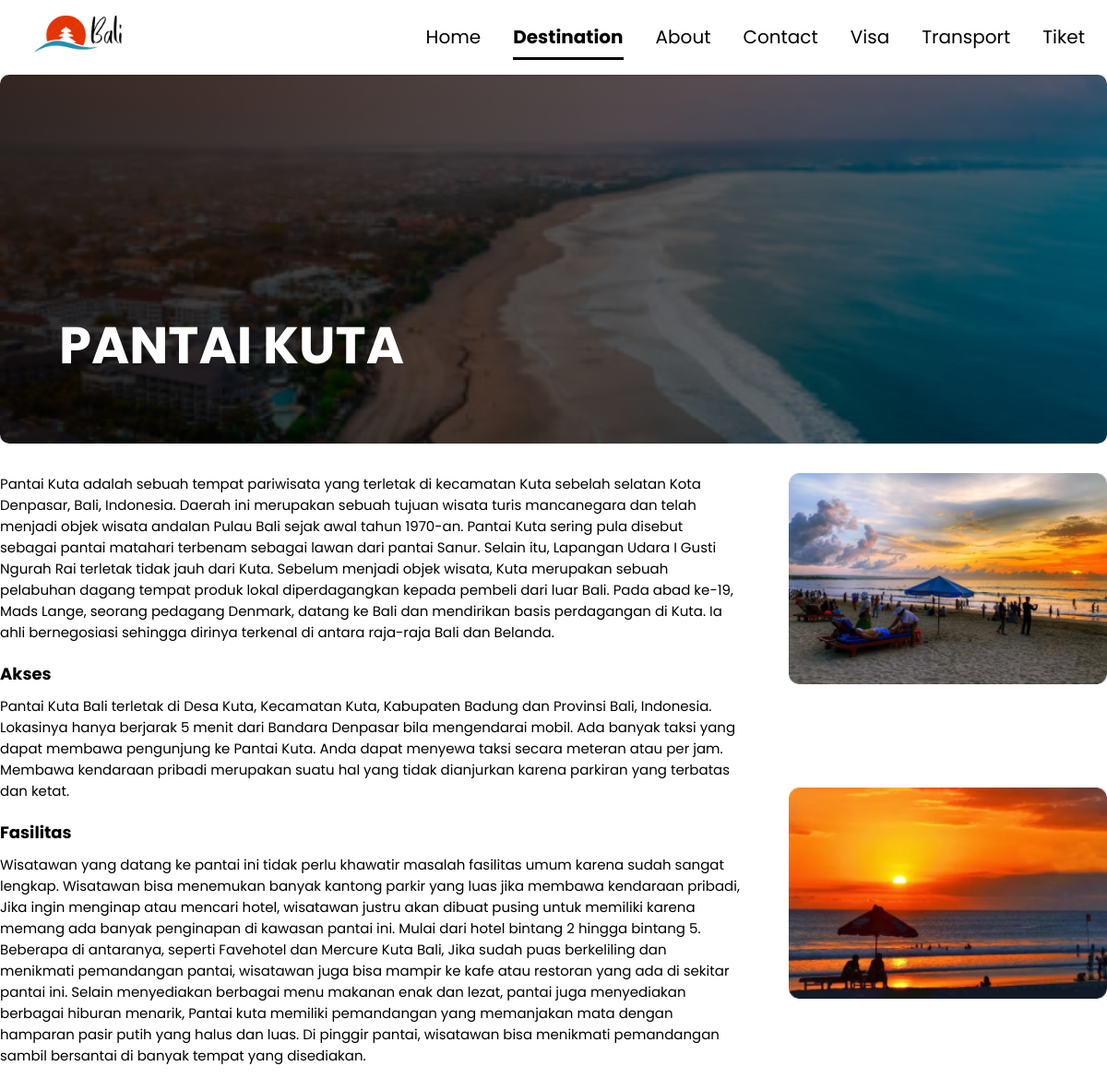
Screenshot of /detail.php?id=1 with the database file from the repository.
### tables this page shows
CREATE TABLE `detail` (
  `id_detail` int(11) NOT NULL,
  `id_des` int(11) NOT NULL,
  `desc` text NOT NULL
);

CREATE TABLE `destination` (
  `id_des` int(11) NOT NULL,
  `nama_des` varchar(100) NOT NULL,
  `gambar` text NOT NULL
);

CREATE TABLE `detail_image` (
  `id_img` int(11) NOT NULL,
  `id_detail` int(11) NOT NULL,
  `gambar` text NOT NULL
);

### detail.php (the view, shortened to what this page needs)
<?php
include "connection.php";
$id = $_GET["id"];
$query = mysqli_query($connection, "SELECT * FROM detail INNER JOIN destination USING(id_des) WHERE id_des = $id");
$data = mysqli_fetch_assoc($query);
$id_detail = $data["id_detail"];
$query_image = mysqli_query($connection, "SELECT gambar FROM detail_image WHERE id_detail = $id_detail");
?>
<!DOCTYPE html>
<html lang="en">
<head>
  <link rel="stylesheet" href="styles/detail.css" />
</head>
<body>
  <div class="navbar">
    <div class="navbar_container">
      <div class="brand">
        <img src="images/logo.png" alt="logo" />
      </div>
      <div class="menu">
        <a class="nav-item" href="index.php">Home</a>
        <a class="nav-item active" href="destination.php">Destination</a>
        <a class="nav-item" href="about.php">About</a>
        <a class="nav-item" href="contact.php">Contact</a>
        <a class="nav-item" href="visa.php">Visa</a>
        <a class="nav-item" href="transport.php">Transport</a>
        <a class="nav-item" href="tiket.php">Tiket</a>
      </div>
    </div>
  </div>
  <div class="wrapper">
    <div class="banner" style="background: linear-gradient(to right, rgba(0, 0, 0, 0.8), rgba(0, 0, 0, 0.5)),url('images/<?= $data["gambar"] ?>');background-size: cover; background-position: center">
      <h1><?= $data['nama_des']; ?></h1>
    </div>
    <div class="detail">
      <div class="detail_content">
        <?= $data["desc"]; ?>
      </div>
      <div class="detail_image">
        <?php
        while ($data_image = mysqli_fetch_assoc($query_image)) {
        ?>
          <img src="images/<?= $data_image['gambar']; ?>" alt="thumbnail" />
        <?php } ?>
      </div>
    </div>
  </div>
</body>
</html>

### styles/detail.css (style rules this page uses)
.banner { width: 100%; height: 400px; display: flex; align-items: flex-end; border-radius: 10px; }
.banner h1 { font-size: var(--title-size); color: white; padding: 4rem; box-sizing: border-box; }
.detail { padding: 2rem 0; display: flex; justify-content: space-between; column-gap: 50px; }
.detail .detail_content { width: 70%; }
.detail .detail_content div { margin-bottom: 20px; }
.detail .detail_content p { font-size: var(--body-size); }
.detail .detail_content h2 { font-size: var(--heading-size); margin-bottom: 10px; }
.detail .detail_image { width: 30%; display: grid; grid-template-columns: repeat(1, 1fr); row-gap: 20px; }
.detail .detail_image img { width: 100%; border-radius: 10px; }

### styles/global.css (style rules this page uses)
:root { --action-size: 15px; --title-size: 56px; --body-size: 15px; --heading-size: 18px; --primary-color: #37bebe; --gray-color: #bdbcbc; }
* { padding: 0; margin: 0; }
body { font-family: "Poppins", sans-serif; }
.wrapper { max-width: 1200px; margin: auto; }

### styles/navbar.css (style rules this page uses)
.navbar { width: 100%; background-color: #ffffff; position: sticky; top: 0; box-shadow: 0 2px 4px rgba(0, 0, 0, 0.1); z-index: 1000; }
.navbar_container { max-width: 1200px; margin: auto; padding: 1rem 1.5rem; box-sizing: border-box; display: flex; align-items: center; justify-content: space-between; }
.brand img { width: 120px; }
.menu { display: flex; align-items: center; gap: 35px; }
.nav-item { font-family: "Poppins", sans-serif; font-weight: 500; font-size: 16px; color: #333333; text-decoration: none; cursor: pointer; position: relative; padding-bottom: 5px; }
.nav-item::after { content: ''; position: absolute; bottom: 0; left: 0; width: 0; height: 2px; background-color: var(--primary-color); transition: width 0.3s ease-in-out; }
.nav-item:hover::after, .nav-item.active::after { width: 100%; }
.nav-item.active { font-weight: 700; color: #000000; }

### detail.php (style rules this page uses)
.nav-item { font-family: "Poppins", sans-serif; font-weight: 400; font-size: 20px; color: #000000; cursor: pointer; position: relative; padding: 5px 0; }
.nav-item::after { content: ''; position: absolute; bottom: -5px; left: 0; width: 0; height: 3px; background-color: #000000; transition: width 0.3s; }
.nav-item.active { font-family: "Poppins", sans-serif; font-weight: 700; position: relative; }
.nav-item.active::after { content: ''; position: absolute; bottom: -5px; left: 0; width: 100%; height: 3px; background-color: #000000; }

### rows the page displays
detail: id_des.gambar (picture), id_des.nama_des "PANTAI KUTA", desc "Pantai Kuta adalah sebuah tempat pariwisata yang terletak di kecamatan Kuta sebelah selatan Kota Denpasar, Bali, Indonesia. Daerah ini merupakan sebuah tujuan wisata turis mancanegara dan telah menjadi objek wisata andalan Pulau Bali sejak awal tahun 1970-an. Pantai Kuta sering pula disebut sebagai pantai matahari terbenam sebagai lawan dari pantai Sanur. Selain itu, Lapangan Udara I Gusti Ngurah Rai terletak tidak jauh dari Kuta. Sebelum menjadi objek wisata, Kuta merupakan sebuah pelabuhan dagang tempat produk lokal diperdagangkan kepada pembeli dari luar Bali. Pada abad ke-19, Mads Lange, seorang pedagang Denmark, datang ke Bali dan mendirikan basis perdagangan di Kuta. Ia ahli…"
detail_image: gambar (picture)
detail_image: gambar (picture)
